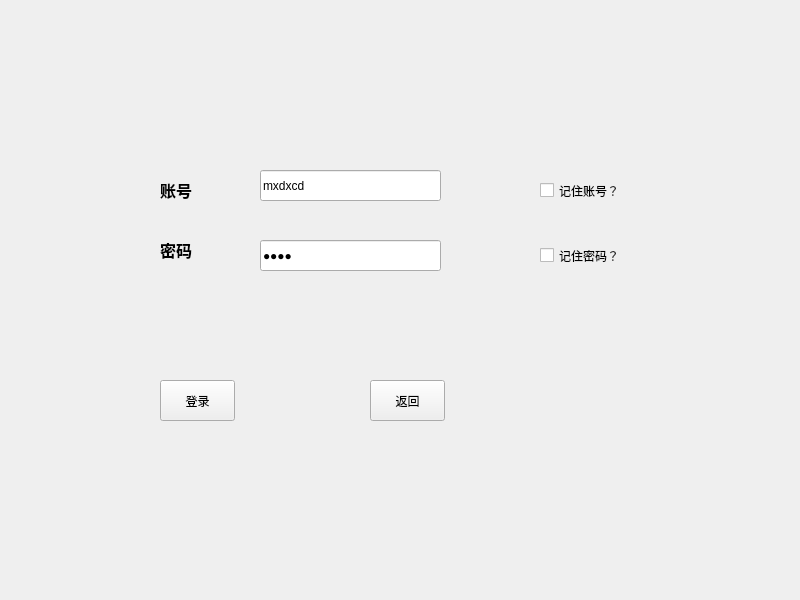
<?xml version="1.0" encoding="UTF-8"?>
<ui version="4.0">
 <class>Login</class>
 <widget class="QWidget" name="Login">
  <property name="geometry">
   <rect>
    <x>0</x>
    <y>0</y>
    <width>800</width>
    <height>600</height>
   </rect>
  </property>
  <property name="windowTitle">
   <string>Login</string>
  </property>
  <widget class="QLabel" name="login_zh">
   <property name="geometry">
    <rect>
     <x>160</x>
     <y>170</y>
     <width>91</width>
     <height>41</height>
    </rect>
   </property>
   <property name="text">
    <string>&lt;html&gt;&lt;head/&gt;&lt;body&gt;&lt;p&gt;&lt;span style=&quot; font-size:12pt; font-weight:600;&quot;&gt;账号&lt;/span&gt;&lt;/p&gt;&lt;/body&gt;&lt;/html&gt;</string>
   </property>
  </widget>
  <widget class="QLabel" name="login_zh_2">
   <property name="geometry">
    <rect>
     <x>160</x>
     <y>230</y>
     <width>91</width>
     <height>41</height>
    </rect>
   </property>
   <property name="text">
    <string>&lt;html&gt;&lt;head/&gt;&lt;body&gt;&lt;p&gt;&lt;span style=&quot; font-size:12pt; font-weight:600;&quot;&gt;密码&lt;/span&gt;&lt;/p&gt;&lt;/body&gt;&lt;/html&gt;</string>
   </property>
  </widget>
  <widget class="QLineEdit" name="login_zh_Edit">
   <property name="geometry">
    <rect>
     <x>260</x>
     <y>170</y>
     <width>181</width>
     <height>31</height>
    </rect>
   </property>
   <property name="text">
    <string>mxdxcd</string>
   </property>
  </widget>
  <widget class="QLineEdit" name="login_key_Edit">
   <property name="geometry">
    <rect>
     <x>260</x>
     <y>240</y>
     <width>181</width>
     <height>31</height>
    </rect>
   </property>
   <property name="text">
    <string>4826</string>
   </property>
   <property name="echoMode">
    <enum>QLineEdit::Password</enum>
   </property>
  </widget>
  <widget class="QPushButton" name="Login_button">
   <property name="geometry">
    <rect>
     <x>160</x>
     <y>380</y>
     <width>75</width>
     <height>41</height>
    </rect>
   </property>
   <property name="text">
    <string>登录</string>
   </property>
  </widget>
  <widget class="QPushButton" name="Login_return_Button_2">
   <property name="geometry">
    <rect>
     <x>370</x>
     <y>380</y>
     <width>75</width>
     <height>41</height>
    </rect>
   </property>
   <property name="text">
    <string>返回</string>
   </property>
  </widget>
  <widget class="QCheckBox" name="zh_checkBox">
   <property name="geometry">
    <rect>
     <x>540</x>
     <y>180</y>
     <width>101</width>
     <height>21</height>
    </rect>
   </property>
   <property name="text">
    <string>记住账号？</string>
   </property>
  </widget>
  <widget class="QCheckBox" name="key_checkBox">
   <property name="geometry">
    <rect>
     <x>540</x>
     <y>245</y>
     <width>91</width>
     <height>21</height>
    </rect>
   </property>
   <property name="text">
    <string>记住密码？</string>
   </property>
  </widget>
 </widget>
 <resources/>
 <connections/>
</ui>
